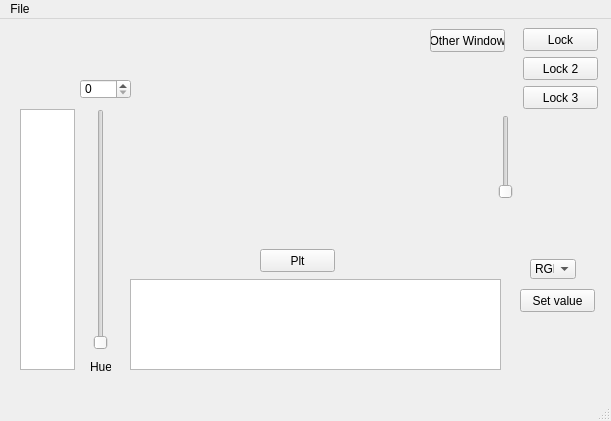
<?xml version="1.0" encoding="UTF-8"?>
<ui version="4.0">
 <class>QtTaskTestingClass</class>
 <widget class="QMainWindow" name="QtTaskTestingClass">
  <property name="geometry">
   <rect>
    <x>0</x>
    <y>0</y>
    <width>611</width>
    <height>421</height>
   </rect>
  </property>
  <property name="windowTitle">
   <string>QtTaskTesting</string>
  </property>
  <widget class="QWidget" name="centralWidget">
   <widget class="QPushButton" name="btnLockUnlock">
    <property name="geometry">
     <rect>
      <x>523</x>
      <y>9</y>
      <width>75</width>
      <height>23</height>
     </rect>
    </property>
    <property name="text">
     <string>Lock</string>
    </property>
    <property name="checkable">
     <bool>true</bool>
    </property>
    <property name="checked">
     <bool>false</bool>
    </property>
   </widget>
   <widget class="QPushButton" name="btnLock2">
    <property name="geometry">
     <rect>
      <x>523</x>
      <y>38</y>
      <width>75</width>
      <height>23</height>
     </rect>
    </property>
    <property name="text">
     <string>Lock 2</string>
    </property>
    <property name="checkable">
     <bool>true</bool>
    </property>
    <property name="checked">
     <bool>false</bool>
    </property>
   </widget>
   <widget class="QPushButton" name="btnLock3">
    <property name="geometry">
     <rect>
      <x>523</x>
      <y>67</y>
      <width>75</width>
      <height>23</height>
     </rect>
    </property>
    <property name="text">
     <string>Lock 3</string>
    </property>
    <property name="checkable">
     <bool>true</bool>
    </property>
    <property name="checked">
     <bool>false</bool>
    </property>
   </widget>
   <widget class="QPushButton" name="btnSetValue">
    <property name="geometry">
     <rect>
      <x>520</x>
      <y>270</y>
      <width>75</width>
      <height>23</height>
     </rect>
    </property>
    <property name="text">
     <string>Set value</string>
    </property>
   </widget>
   <widget class="QSpinBox" name="spinBox_Value">
    <property name="geometry">
     <rect>
      <x>80</x>
      <y>60</y>
      <width>51</width>
      <height>20</height>
     </rect>
    </property>
    <property name="maximum">
     <number>180</number>
    </property>
   </widget>
   <widget class="QSlider" name="verticalSlider">
    <property name="geometry">
     <rect>
      <x>495</x>
      <y>96</y>
      <width>22</width>
      <height>84</height>
     </rect>
    </property>
    <property name="orientation">
     <enum>Qt::Vertical</enum>
    </property>
   </widget>
   <widget class="QComboBox" name="comboBox_colourMap">
    <property name="geometry">
     <rect>
      <x>530</x>
      <y>240</y>
      <width>46</width>
      <height>20</height>
     </rect>
    </property>
    <item>
     <property name="text">
      <string>RGB</string>
     </property>
    </item>
    <item>
     <property name="text">
      <string>HSV</string>
     </property>
    </item>
    <item>
     <property name="text">
      <string>LLS</string>
     </property>
    </item>
   </widget>
   <widget class="QGraphicsView" name="graphicsView">
    <property name="geometry">
     <rect>
      <x>20</x>
      <y>90</y>
      <width>55</width>
      <height>261</height>
     </rect>
    </property>
   </widget>
   <widget class="QSlider" name="verticalSlider_Hue">
    <property name="geometry">
     <rect>
      <x>90</x>
      <y>90</y>
      <width>22</width>
      <height>241</height>
     </rect>
    </property>
    <property name="minimum">
     <number>1</number>
    </property>
    <property name="maximum">
     <number>180</number>
    </property>
    <property name="orientation">
     <enum>Qt::Vertical</enum>
    </property>
   </widget>
   <widget class="QLabel" name="label">
    <property name="geometry">
     <rect>
      <x>90</x>
      <y>340</y>
      <width>21</width>
      <height>16</height>
     </rect>
    </property>
    <property name="text">
     <string>Hue</string>
    </property>
   </widget>
   <widget class="QPushButton" name="pushButton_SecondWindow">
    <property name="geometry">
     <rect>
      <x>430</x>
      <y>10</y>
      <width>75</width>
      <height>23</height>
     </rect>
    </property>
    <property name="text">
     <string>Other Window</string>
    </property>
   </widget>
   <widget class="QGraphicsView" name="graphicsView_Plot">
    <property name="geometry">
     <rect>
      <x>130</x>
      <y>260</y>
      <width>371</width>
      <height>91</height>
     </rect>
    </property>
   </widget>
   <widget class="QPushButton" name="pushButton_Plot">
    <property name="geometry">
     <rect>
      <x>260</x>
      <y>230</y>
      <width>75</width>
      <height>23</height>
     </rect>
    </property>
    <property name="text">
     <string>Plt</string>
    </property>
   </widget>
  </widget>
  <widget class="QMenuBar" name="menuBar">
   <property name="geometry">
    <rect>
     <x>0</x>
     <y>0</y>
     <width>611</width>
     <height>21</height>
    </rect>
   </property>
   <widget class="QMenu" name="menuFile">
    <property name="title">
     <string>File</string>
    </property>
    <addaction name="actionQuit"/>
   </widget>
   <addaction name="menuFile"/>
  </widget>
  <widget class="QStatusBar" name="statusBar"/>
  <action name="actionQuit">
   <property name="text">
    <string>Quit</string>
   </property>
  </action>
 </widget>
 <layoutdefault spacing="6" margin="11"/>
 <resources>
  <include location="qttasktesting.qrc"/>
 </resources>
 <connections/>
</ui>
